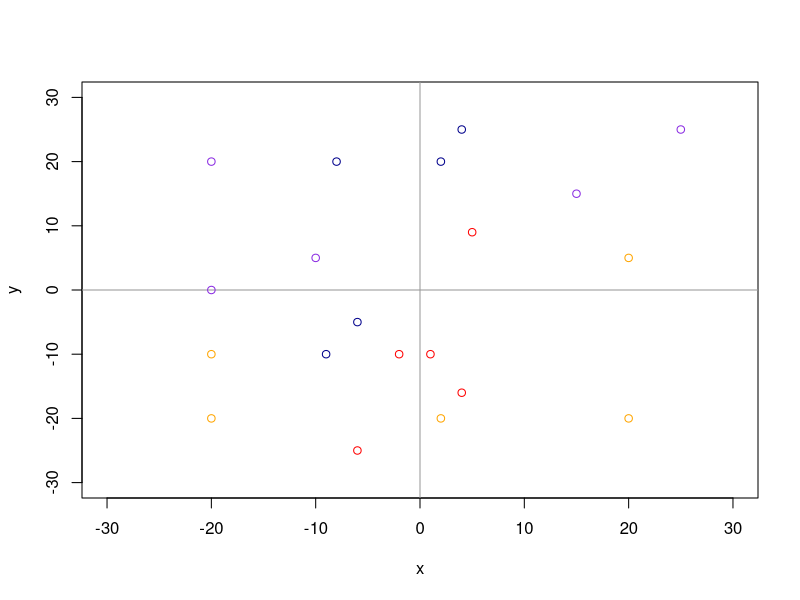

The R script that drew this image:
#Script for single perceptron with two dendrites

setClass("perceptron", slots = list(weights="matrix", shift="numeric", activationFunction="function"))

classificate <- function (inputs, perceptron) {
  a <- perceptron@weights %*% inputs + perceptron@shift
  y <- perceptron@activationFunction(a)
  
  return (y)
}

traineePerceptron <- function (xCords, yCords, teacherValues, activationFunction) {
  #amount of learning points
  n <- length(xCords)

  #Create matrix of sets to teach percepton from x and y cords.
  dendritesMatrix <- matrix(ncol = n, nrow = 0)
  dendritesMatrix <- rbind(dendritesMatrix, xCords, deparse.level = 0)
  dendritesMatrix <- rbind(dendritesMatrix, yCords, deparse.level = 0)
  
  #Randomly find entry values for input weights in <0,1> range.
  weights <- runif(2)
  #Randomly find entry value for shift value in <0,1> range.
  shift <- runif(1)
  
  #For each epoch 
  for (epoch in 1:n) {
    repeat {
      #Get x and y cords of <epoch> point and transpose to 2 rows and 1 column matrix
      dendrites <- t(t(dendritesMatrix[,epoch]))
      #Find value of vectored multiplication of weights and dendrites incremented by shift
      a <- weights %*% dendrites + shift
      #Find activation function value for result of operation above
      y <- activationFunction(a)
      #Check, if the result value of activation function is equal pattern value
      error <- teacherValues[epoch] - y
      if (error == 0) { #If error equals 0 go forward to the next epoch
        break
      } else { #If error different from 0, then teach perceptron by modyfication of weights and shift value
        shift <- shift + error
        weights <- weights + error %*% t(dendrites)
      }
    } 
  }
  
  perceptron <- new("perceptron", weights = weights, shift = shift, 
                   activationFunction = activationFunction)
  return (perceptron)
}

addPoint <- function (x, y, perceptron) {
  color <- "orange"
  if (classificate(c(x, y), perceptron) == 1) {
    color <- "blueviolet"
  }
  points(x, y, col = color)
}

activationFunction <- function (a) {
  if (a < 0) {
    return (0)
  } 
  return (1)
}

xTraineeCordsVector <- c(-8, 2, 4, -9, -6, 5, -2, 1, -6, 4)
yTraineeCordsVector <- c(20, 20, 25, -10, -5, 9, -10, -10, -25, -16)
teacherVector <- c(1, 1, 1, 1, 1, 0, 0, 0, 0, 0)
perceptron <- traineePerceptron(xTraineeCordsVector, yTraineeCordsVector, teacherVector, activationFunction)

plot(-30:30, -30:30, xlab = "x", ylab = "y", type = "n")
points(xTraineeCordsVector[1:5], yTraineeCordsVector[1:5], col = "blue4")
points(xTraineeCordsVector[6:10], yTraineeCordsVector[6:10], col = "red")
abline(h = 0, v = 0, col = "gray60")

addPoint(2, -20, perceptron)
addPoint(20, 5, perceptron)
addPoint(15, 15, perceptron)
addPoint(-10, 5, perceptron)
addPoint(-20, -20, perceptron)
addPoint(20, -20, perceptron)
addPoint(-20, 20, perceptron)
addPoint(25, 25, perceptron)
addPoint(-20, -10, perceptron)
addPoint(-20, 0, perceptron)
